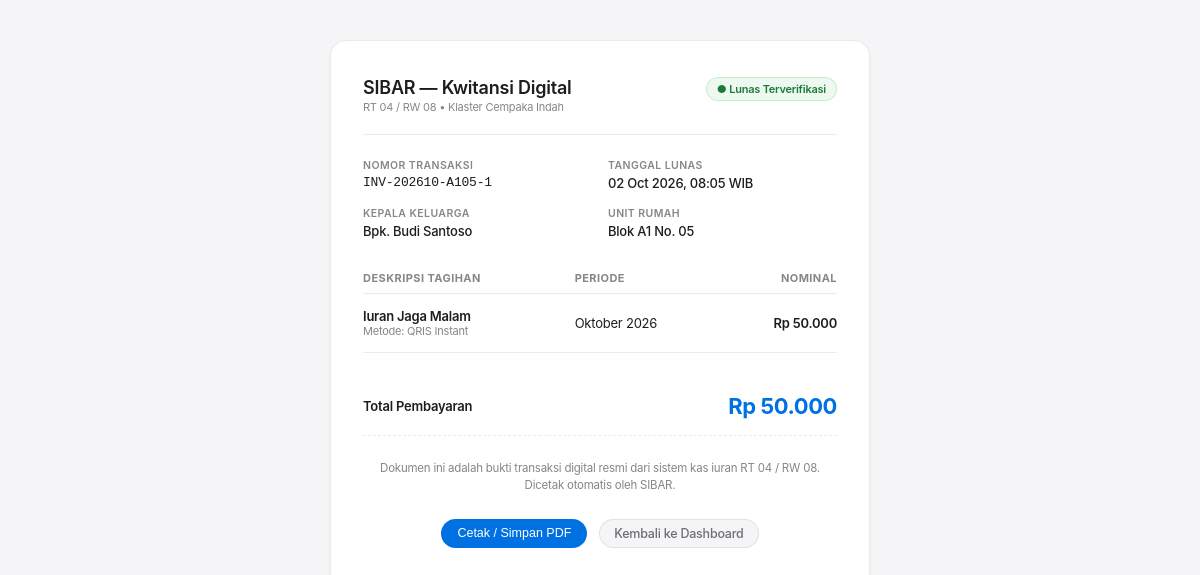
/receipt.php?receipt_no=INV-202610-A105-1 (signed in), run on the app's committed database.
### tables this page shows
CREATE TABLE IF NOT EXISTS `payments` (
  `id` INT AUTO_INCREMENT PRIMARY KEY,
  `bill_id` INT NOT NULL,
  `receipt_no` VARCHAR(60) NOT NULL UNIQUE,
  `amount_paid` DECIMAL(12, 2) NOT NULL,
  `payment_method` VARCHAR(50) NOT NULL,
  `paid_at` TIMESTAMP DEFAULT CURRENT_TIMESTAMP,
  FOREIGN KEY (`bill_id`) REFERENCES `bills`(`id`) ON DELETE CASCADE
);

CREATE TABLE IF NOT EXISTS `users` (
  `id` INT AUTO_INCREMENT PRIMARY KEY,
  `house_id` INT NULL,
  `complex_id` INT DEFAULT 1,
  `username` VARCHAR(50) NOT NULL UNIQUE,
  `password_hash` VARCHAR(255) NOT NULL,
  `full_name` VARCHAR(100) NOT NULL,
  `phone` VARCHAR(20) NOT NULL,
  `role` ENUM('warga', 'satpam_siang', 'satpam_malam', 'sampah', 'super_admin') DEFAULT 'warga',
  `latitude` DECIMAL(10, 8) NULL,
  `longitude` DECIMAL(11, 8) NULL,
  `created_at` TIMESTAMP DEFAULT CURRENT_TIMESTAMP,
  FOREIGN KEY (`house_id`) REFERENCES `houses`(`id`) ON DELETE SET NULL,
  FOREIGN KEY (`complex_id`) REFERENCES `complexes`(`id`) ON DELETE SET NULL
);

CREATE TABLE IF NOT EXISTS `houses` (
  `id` INT AUTO_INCREMENT PRIMARY KEY,
  `complex_id` INT DEFAULT 1,
  `block` VARCHAR(10) NOT NULL,
  `number` VARCHAR(10) NOT NULL,
  `address` VARCHAR(255) NOT NULL,
  `lane` VARCHAR(100) DEFAULT 'Jalur Utama',
  `status_huni` ENUM('tetap', 'kontrak') DEFAULT 'tetap',
  `latitude` DECIMAL(10, 8) NULL,
  `longitude` DECIMAL(11, 8) NULL,
  `created_at` TIMESTAMP DEFAULT CURRENT_TIMESTAMP,
  FOREIGN KEY (`complex_id`) REFERENCES `complexes`(`id`) ON DELETE SET NULL,
  UNIQUE KEY `uk_house` (`block`, `number`)
);

CREATE TABLE IF NOT EXISTS `fee_types` (
  `id` INT AUTO_INCREMENT PRIMARY KEY,
  `code` VARCHAR(50) NOT NULL UNIQUE,
  `name` VARCHAR(100) NOT NULL,
  `amount` DECIMAL(12, 2) NOT NULL,
  `icon` VARCHAR(10) DEFAULT '💰',
  `description` TEXT,
  `created_at` TIMESTAMP DEFAULT CURRENT_TIMESTAMP
);

CREATE TABLE IF NOT EXISTS `bills` (
  `id` INT AUTO_INCREMENT PRIMARY KEY,
  `house_id` INT NOT NULL,
  `fee_type_id` INT NOT NULL,
  `period_year` INT NOT NULL,
  `period_month` INT NOT NULL,
  `amount` DECIMAL(12, 2) NOT NULL,
  `status` ENUM('unpaid', 'paid') DEFAULT 'unpaid',
  `due_date` DATE NOT NULL,
  `created_at` TIMESTAMP DEFAULT CURRENT_TIMESTAMP,
  FOREIGN KEY (`house_id`) REFERENCES `houses`(`id`) ON DELETE CASCADE,
  FOREIGN KEY (`fee_type_id`) REFERENCES `fee_types`(`id`) ON DELETE CASCADE,
  UNIQUE KEY `uk_house_fee_period` (`house_id`, `fee_type_id`, `period_year`, `period_month`)
);

### config/database.php (called while the page is built, shortened)
<?php
function formatRupiah(float|int $amount): string {
    return 'Rp ' . number_format($amount, 0, ',', '.');
}

### receipt.php (the view, shortened to what this page needs)
<?php
require_once __DIR__ . '/config/database.php';
require_once __DIR__ . '/config/auth.php';
$user = requireAuth();
$receiptNo = trim($_GET['receipt_no'] ?? '');
$db = getDB();
$isWarga = ($user['role'] === 'warga');
if ($isWarga) {
    $stmt = $db->prepare("
        SELECT p.receipt_no, p.amount_paid, p.payment_method, p.paid_at,
               b.period_month, b.period_year,
               f.name AS fee_name, f.code,
               h.block, h.number, h.address,
               u.full_name
        FROM payments p
        JOIN bills b ON b.id = p.bill_id
        JOIN fee_types f ON f.id = b.fee_type_id
        JOIN houses h ON h.id = b.house_id
        LEFT JOIN users u ON u.house_id = h.id AND u.role = 'warga'
        WHERE p.receipt_no = :receipt_no AND b.house_id = :house_id
        LIMIT 1
    ");
    $stmt->execute([
        ':receipt_no' => $receiptNo,
        ':house_id'   => (int)$user['house_id']
    ]);
}
$data = $stmt->fetch();
$monthNames = [
    1 => 'Januari', 2 => 'Februari', 3 => 'Maret', 4 => 'April',
    5 => 'Mei', 6 => 'Juni', 7 => 'Juli', 8 => 'Agustus',
    9 => 'September', 10 => 'Oktober', 11 => 'November', 12 => 'Desember'
];
$periodStr = ($monthNames[$data['period_month']] ?? $data['period_month']) . ' ' . $data['period_year'];
?>
<!DOCTYPE html>
<html lang="id">
<head>
  <link rel="stylesheet" href="assets/css/style.css">
</head>
<body>
<div class="receipt-container">
  <div class="receipt-header">
    <div class="receipt-brand">
      <h2>SIBAR — Kwitansi Digital</h2>
      <p>RT 04 / RW 08 • Klaster Cempaka Indah</p>
    </div>
    <span class="receipt-badge">● Lunas Terverifikasi</span>
  </div>
  <div class="receipt-meta">
    <div class="meta-box">
      <div class="label">Nomor Transaksi</div>
      <div class="val" style="font-family:ui-monospace, monospace;"><?= htmlspecialchars($data['receipt_no']) ?></div>
    </div>
    <div class="meta-box">
      <div class="label">Tanggal Lunas</div>
      <div class="val"><?= date('d M Y, H:i', strtotime($data['paid_at'])) ?> WIB</div>
    </div>
    <div class="meta-box">
      <div class="label">Kepala Keluarga</div>
      <div class="val"><?= htmlspecialchars($data['full_name']) ?></div>
    </div>
    <div class="meta-box">
      <div class="label">Unit Rumah</div>
      <div class="val">Blok <?= htmlspecialchars($data['block']) ?> No. <?= htmlspecialchars($data['number']) ?></div>
    </div>
  </div>
  <table class="receipt-table">
    <thead>
      <tr>
        <th>Deskripsi Tagihan</th>
        <th>Periode</th>
        <th style="text-align:right;">Nominal</th>
      </tr>
    </thead>
    <tbody>
      <tr>
        <td>
          <div style="font-weight:600;"><?= htmlspecialchars($data['fee_name']) ?></div>
          <div style="font-size:11px; color:var(--text-tertiary);">Metode: <?= htmlspecialchars($data['payment_method']) ?></div>
        </td>
        <td><?= $periodStr ?></td>
        <td style="text-align:right; font-weight:600;"><?= formatRupiah($data['amount_paid']) ?></td>
      </tr>
    </tbody>
  </table>
  <div class="receipt-total">
    <div class="title">Total Pembayaran</div>
    <div class="amount"><?= formatRupiah($data['amount_paid']) ?></div>
  </div>
  <div class="receipt-footer">
    Dokumen ini adalah bukti transaksi digital resmi dari sistem kas iuran RT 04 / RW 08.<br>
    Dicetak otomatis oleh SIBAR.
  </div>
  <div class="print-actions">
    <button class="btn-primary" onclick="window.print()">Cetak / Simpan PDF</button>
    <a href="dashboard.php" class="btn-secondary">Kembali ke Dashboard</a>
  </div>
</div>
</body>
</html>

### assets/css/style.css (style rules this page uses)
:root { --bg-page: #f5f5f7; --bg-card: #ffffff; --bg-subtle: #fbfbfd; --border-subtle: rgba(0, 0, 0, 0.08); --border-focus: #0071e3; --text-primary: #1d1d1f; --text-secondary: #6e6e73; --text-tertiary: #86868b; --accent-blue: #0071e3; --accent-blue-hover: #0077ed; --accent-blue-subtle: #f0f6fd; --badge-unpaid-bg: #fff8eb; --badge-unpaid-text: #b25e00; --badge-unpaid-border: rgba(255, 149, 0, 0.22); --badge-paid-bg: #edf8f0; --badge-paid-text: #1b7a37; --badge-paid-border: rgba(52, 199, 89, 0.22); --shadow-card: 0 1px 3px rgba(0, 0, 0, 0.04), 0 1px 2px rgba(0, 0, 0, 0.02); --shadow-hover: 0 6px 18px rgba(0, 0, 0, 0.06); --shadow-modal: 0 16px 36px rgba(0, 0, 0, 0.12); --radius-sm: 8px; --radius-md: 12px; --radius-lg: 16px; --radius-pill: 980px; }
* { box-sizing: border-box; margin: 0; padding: 0; -webkit-font-smoothing: antialiased; -moz-osx-font-smoothing: grayscale; }
body { font-family: -apple-system, BlinkMacSystemFont, "SF Pro Text", "SF Pro Display", "Segoe UI", Roboto, Helvetica, Arial, sans-serif; background-color: var(--bg-page); color: var(--text-primary); min-height: 100vh; letter-spacing: -0.014em; }
.btn-primary { background: var(--accent-blue); color: #fff; border: none; border-radius: var(--radius-pill); padding: 6px 16px; font-size: 12.5px; font-weight: 500; cursor: pointer; transition: background 0.12s ease; text-decoration: none; display: inline-flex; align-items: center; gap: 6px; }
.btn-secondary { background: var(--bg-page); border: 1px solid var(--border-subtle); color: var(--text-secondary); border-radius: var(--radius-pill); padding: 6px 14px; font-size: 12.5px; font-weight: 500; cursor: pointer; text-decoration: none; }

### receipt.php (style rules this page uses)
body { background: var(--bg-page); display: flex; justify-content: center; padding: 40px 16px; }
.receipt-container { width: 100%; max-width: 540px; background: #ffffff; border: 1px solid var(--border-subtle); border-radius: var(--radius-lg); box-shadow: var(--shadow-card); padding: 36px 32px; }
.receipt-header { display: flex; justify-content: space-between; align-items: flex-start; border-bottom: 1px solid var(--border-subtle); padding-bottom: 20px; margin-bottom: 24px; }
.receipt-brand h2 { font-size: 18px; font-weight: 600; color: var(--text-primary); }
.receipt-brand p { font-size: 11px; color: var(--text-tertiary); margin-top: 2px; }
.receipt-badge { display: inline-flex; align-items: center; gap: 4px; padding: 4px 10px; background: var(--badge-paid-bg); color: var(--badge-paid-text); border: 1px solid var(--badge-paid-border); border-radius: var(--radius-pill); font-size: 11px; font-weight: 600; }
.receipt-meta { display: grid; grid-template-columns: 1fr 1fr; gap: 16px; margin-bottom: 24px; }
.meta-box .label { font-size: 10.5px; font-weight: 600; text-transform: uppercase; letter-spacing: 0.04em; color: var(--text-tertiary); }
.meta-box .val { font-size: 13px; font-weight: 500; color: var(--text-primary); margin-top: 3px; }
.receipt-table { width: 100%; border-collapse: collapse; margin-bottom: 24px; }
.receipt-table th { text-align: left; font-size: 11px; text-transform: uppercase; letter-spacing: 0.04em; color: var(--text-tertiary); padding: 8px 0; border-bottom: 1px solid var(--border-subtle); }
.receipt-table td { padding: 14px 0; font-size: 13px; border-bottom: 1px solid var(--border-subtle); }
.receipt-total { display: flex; justify-content: space-between; align-items: center; padding: 16px 0; border-bottom: 1px dashed var(--border-subtle); }
.receipt-total .title { font-size: 13px; font-weight: 600; color: var(--text-primary); }
.receipt-total .amount { font-size: 22px; font-weight: 700; color: var(--accent-blue); letter-spacing: -0.02em; }
.receipt-footer { margin-top: 24px; text-align: center; font-size: 11.5px; color: var(--text-tertiary); line-height: 1.5; }
.print-actions { display: flex; justify-content: center; gap: 12px; margin-top: 24px; }

### data on the page
payments: receipt_no "INV-202610-A105-1", paid_at "02 Oct 2026, 08:05", users.full_name "Bpk. Budi Santoso", houses.block "A1", houses.number "05", fee_types.name "Iuran Jaga Malam", payment_method "QRIS Instant", bill.period_year "Oktober 2026", amount_paid "Rp 50.000"
